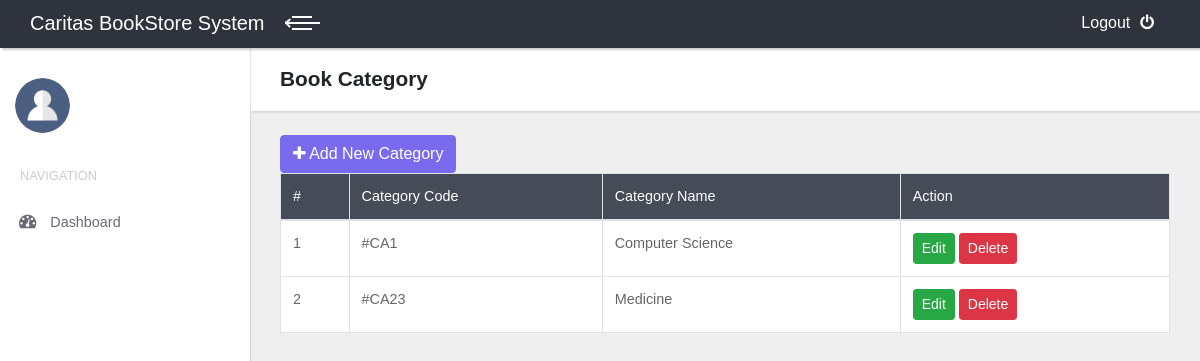
Page /index.php/categories on the committed database.
### tables this page shows
CREATE TABLE `book_categories` (
  `category_code` int(11) NOT NULL,
  `category_name` varchar(100) NOT NULL
);

### application/controllers/Categories.php (called while the page is built, shortened)
<?php
class Categories extends CI_Controller {
    public $load;
    public $category;
    public function __construct() {
        $this->load->model('M_category', 'category');
    }
    public function index() {
        $data['display_categories'] = $this->category->display_categories();
        $data['content'] = "v_categories";
        $this->load->view('template', $data);
    }
}
?>

### index.php (called while the page is built, shortened)
<?php
require_once BASEPATH.'core/CodeIgniter.php';

### application/models/M_category.php (called while the page is built, shortened)
<?php
class M_category extends CI_Model {
    public function display_categories() {
        return $this->db->get('book_categories')->result();
    }
}
?>

### application/views/v_categories.php (the view, shortened to what this page needs)
<header class="page-header">
    <div class="container-fluid">
        <h2 class="no-margin-bottom">Book Category</h2>
    </div>
</header>
<div class="container-fluid">
    <div class="table-agile-info">
        <div class="panel panel-default">
            <br><a href="#add" data-toggle="modal" class="btn btn-primary pull-left"><i class="fa fa-plus"></i> Add New Category</a><br>
            <table class="table table-hover table-bordered" id="example" ui-options=ui-options="{ &quot;paging&quot;: { &quot;enabled&quot;: true }, &quot;filtering&quot;: { &quot;enabled&quot;: true }, &quot;sorting&quot;: { &quot;enabled&quot;: true }}">
                <thead style="background-color: #464b58; color:white;">
                    <tr>
                        <td>#</td>
                        <td>Category Code</td>
                        <td>Category Name</td>
                        <td>Action</td>
                    </tr>
                </thead>
                <tbody style="background-color: white;">
                    <?php $no = 0; foreach ($display_categories as $category) : $no++; ?>
                    <tr>
                        <td><?=$no?></td>
                        <td>#CA<?=$category->category_code?></td>
                        <td><?=$category->category_name?></td>
                        <td>
                            <a href="#edit" onclick="edit('<?=$category->category_code?>')" class="btn btn-success btn-sm" data-toggle="modal">Edit</a>
                            <a href="<?=base_url('index.php/categories/delete/'.$category->category_code)?>" onclick="return confirm('Are you sure you want to delete?')" class="btn btn-danger btn-sm">Delete</a>
                        </td>
                    </tr>
                    <?php endforeach ?>
                </tbody>
            </table>
        </div>
    </div>
</div>

### assets/css/style.default.css (style rules this page uses)
body { overflow-x: hidden; }
a, i, span { display: inline-block; text-decoration: none; -webkit-transition: all 0.3s; transition: all 0.3s; }
.container-fluid { padding: 0 30px; }
header.page-header { padding: 20px 0; }
table { font-size: 0.9em; color: #666; }
.page-header { background: #fff; padding: 20px; -webkit-box-shadow: 2px 2px 2px rgba(0, 0, 0, 0.1); box-shadow: 2px 2px 2px rgba(0, 0, 0, 0.1); position: relative; z-index: 8; }
.no-margin-bottom { margin-bottom: 0 !important; }
.btn { font-weight: 400; border: 1px solid transparent; padding: 0.375rem 0.75rem; font-size: 1rem; line-height: 1.5; border-radius: 0.25rem; -webkit-transition: background-color 0.15s ease-in-out, border-color 0.15s ease-in-out, -webkit-box-shadow 0.15s ease-in-out; transition: background-color 0.15s ease-in-out, border-color 0.15s ease-in-out, -webkit-box-shadow 0.15s ease-in-out; transition: background-color 0.15s ease-in-out, border-color 0.15s ease-in-out, box-shadow 0.15s ease-in-out; transition: background-color 0.15s ease-in-out, border-color 0.15s ease-in-out, box-shadow 0.15s ease-in-out, -webkit-box-shadow 0.15s ease-in-out; }
.btn-primary { color: color-yiq(#796aee); background-color: #796aee; border-color: #796aee; }
.btn-success { color: color-yiq(#28a745); background-color: #28a745; border-color: #28a745; }
.btn-danger { color: color-yiq(#dc3545); background-color: #dc3545; border-color: #dc3545; }
.btn-sm { padding: 0.25rem 0.5rem; font-size: 0.875rem; line-height: 1.5; border-radius: 0.2rem; }
body { font-family: "Poppins", sans-serif; font-size: 1rem; font-weight: 400; line-height: 1.5; color: #212529; background-color: #fff; }
a { color: #796aee; text-decoration: none; }
h1, h2, h3, h4, h5, h6, .h1, .h2, .h3, .h4, .h5, .h6 { margin-bottom: 0.5rem; font-family: inherit; font-weight: 700; line-height: 1.1; color: inherit; }
h2, .h2 { font-size: 1.3rem; }

### rows in the picture
book_categories: category_code "1", category_name "Computer Science"
book_categories: category_code "23", category_name "Medicine"
